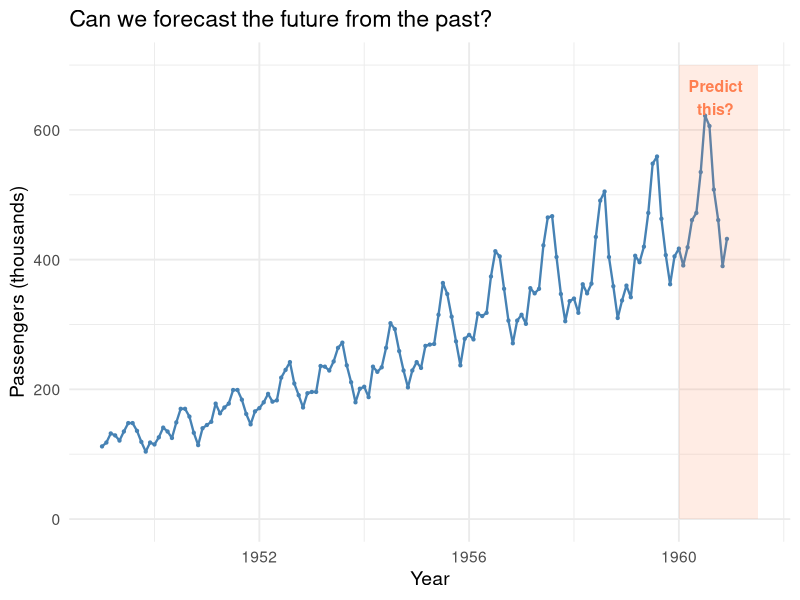
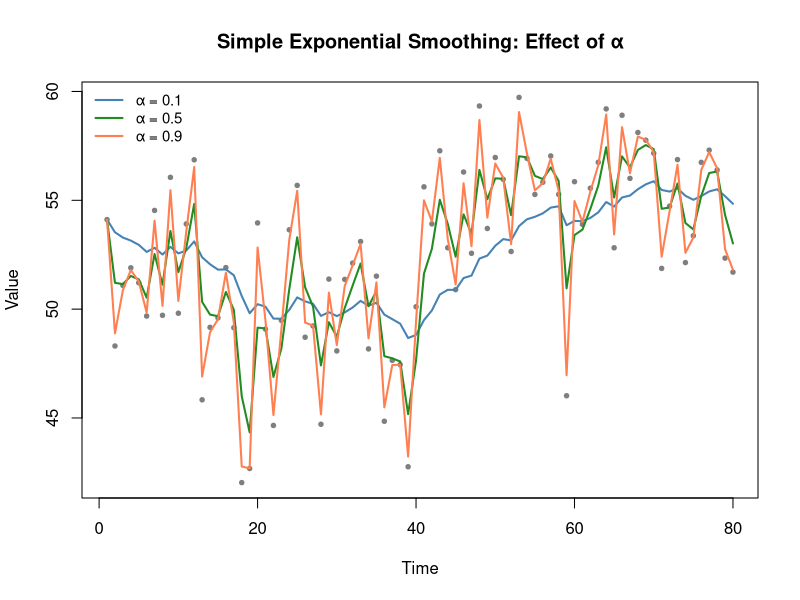
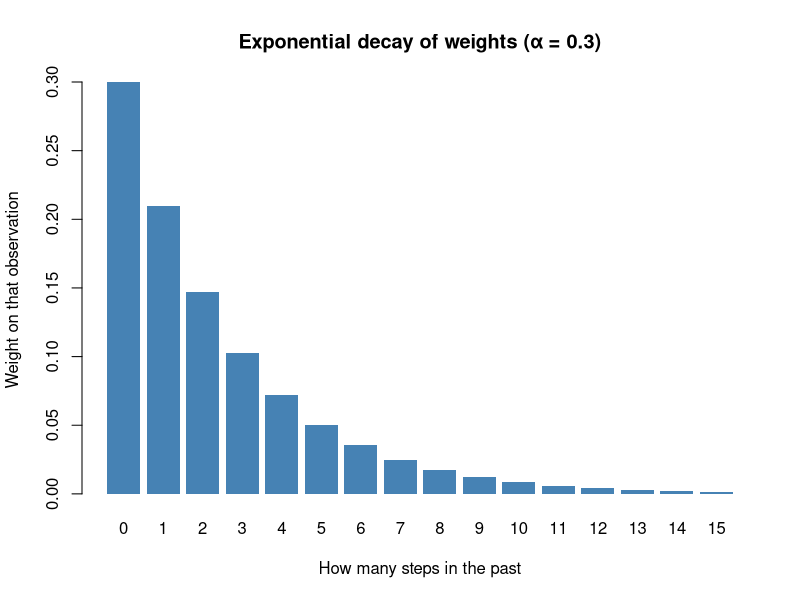
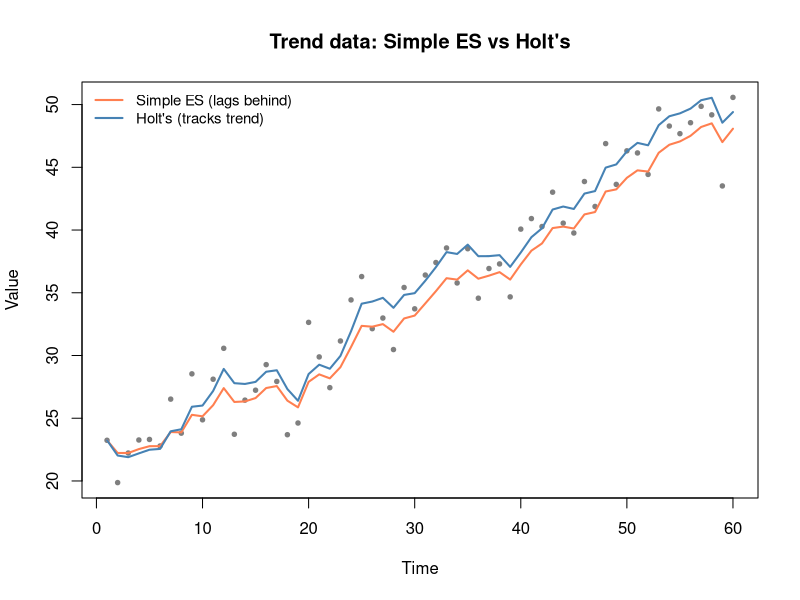
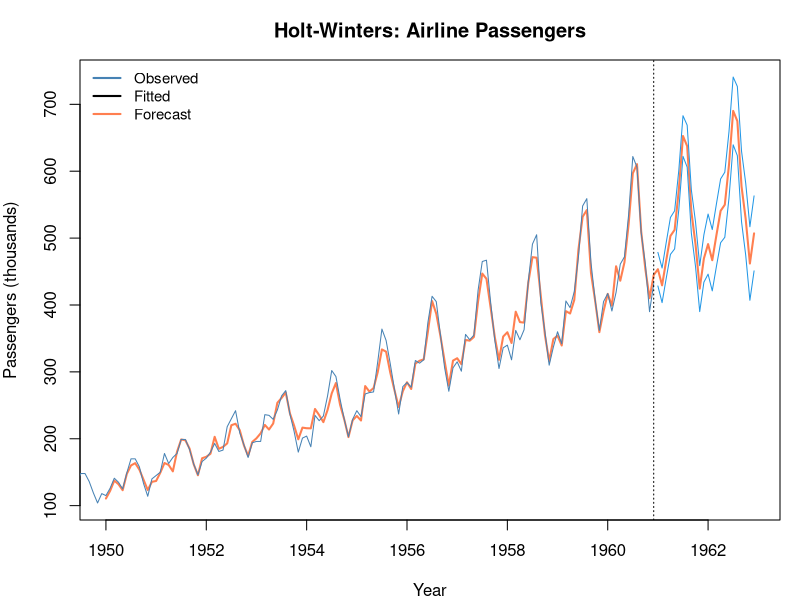
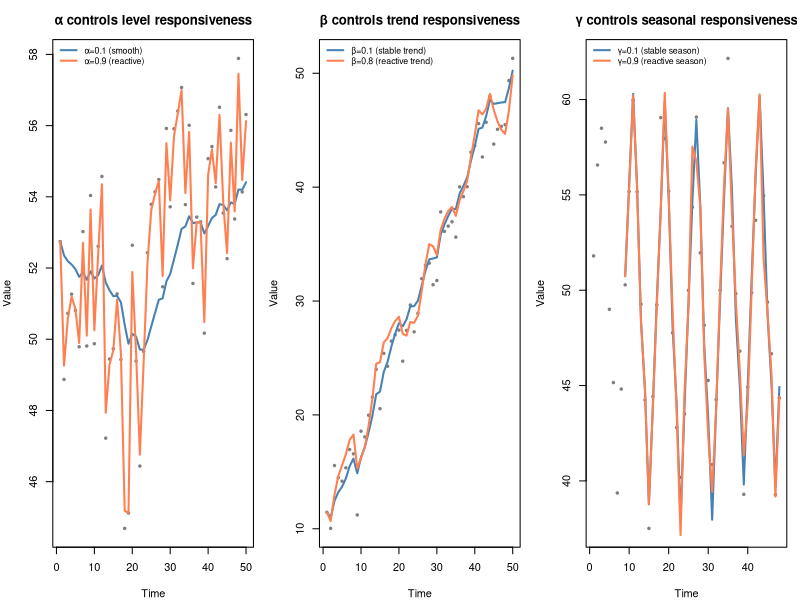
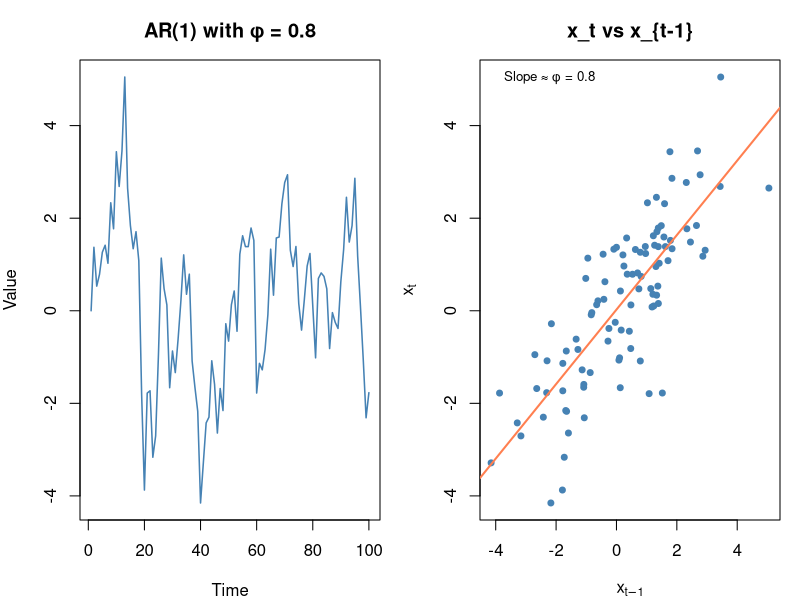
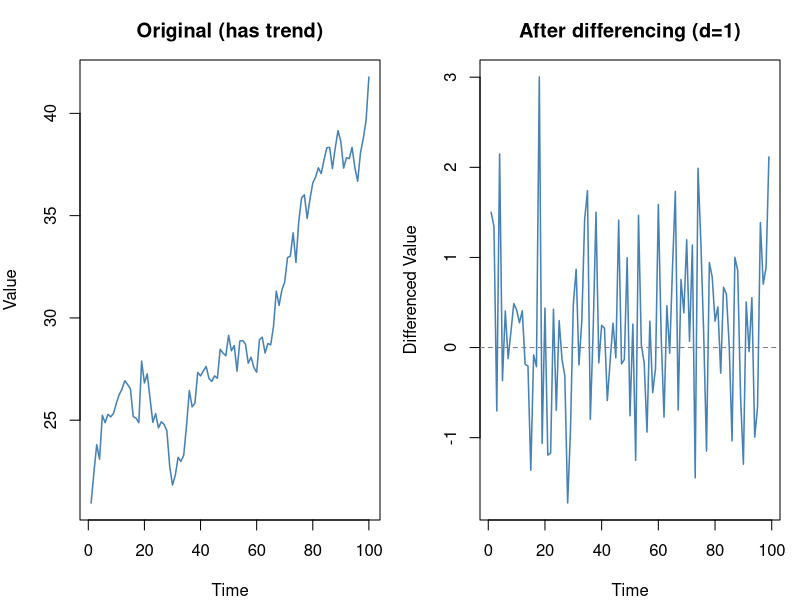

Write the R code that produced these figures, in order.
## ---- chunk 1
#| label: plot-time-series-intro
#| fig-cap: "Monthly airline passengers — a clear trend and seasonal pattern. What comes next?"

library(ggplot2)

# Classic airline passengers dataset
ap <- AirPassengers
df_ap <- data.frame(
  time = as.numeric(time(ap)),
  passengers = as.numeric(ap)
)

ggplot(df_ap, aes(time, passengers)) +
  geom_line(linewidth = 0.8, color = "steelblue") +
  geom_point(size = 0.8, color = "steelblue") +
  annotate("rect", xmin = 1960, xmax = 1961.5, ymin = 0, ymax = 700,
           fill = "coral", alpha = 0.15) +
  annotate("text", x = 1960.7, y = 650, label = "Predict\nthis?",
           color = "coral", fontface = "bold", size = 4) +
  theme_minimal(base_size = 14) +
  labs(x = "Year", y = "Passengers (thousands)",
       title = "Can we forecast the future from the past?")
## ---- chunk 2
#| label: plot-ses-alpha
#| fig-cap: "High alpha follows every wiggle. Low alpha smooths through the noise."

set.seed(42)

# Simulated data with a level shift
n <- 80
x <- c(rnorm(40, 50, 3), rnorm(40, 55, 3))
time <- 1:n

# Compute SES for different alphas
ses <- function(x, alpha) {
  s <- numeric(length(x))
  s[1] <- x[1]
  for (t in 2:length(x)) {
    s[t] <- alpha * x[t] + (1 - alpha) * s[t - 1]
  }
  s
}

alphas <- c(0.1, 0.5, 0.9)
colors <- c("steelblue", "forestgreen", "coral")

plot(time, x, pch = 19, cex = 0.6, col = "gray50",
  main = "Simple Exponential Smoothing: Effect of α",
  xlab = "Time", ylab = "Value")

for (i in seq_along(alphas)) {
  lines(time, ses(x, alphas[i]), col = colors[i], lwd = 2)
}

legend("topleft", bty = "n",
  legend = paste0("α = ", alphas),
  col = colors, lwd = 2, cex = 0.9)
## ---- chunk 3
#| label: plot-exponential-weights
#| fig-cap: "Past observations receive exponentially decaying weights"

alpha <- 0.3
lags <- 0:15
weights <- alpha * (1 - alpha)^lags

barplot(weights, names.arg = lags,
  col = "steelblue", border = NA,
  xlab = "How many steps in the past",
  ylab = "Weight on that observation",
  main = paste0("Exponential decay of weights (α = ", alpha, ")"))
## ---- chunk 4
#| label: plot-holt
#| fig-cap: "Simple ES lags behind the trend. Holt's method tracks it."

set.seed(42)
n <- 60
x_trend <- 20 + 0.5 * (1:n) + rnorm(n, 0, 2)

# Simple ES
s_simple <- ses(x_trend, 0.3)

# Holt's method (manual)
alpha_h <- 0.3
beta_h <- 0.2
S <- numeric(n)
Tr <- numeric(n)
S[1] <- x_trend[1]
Tr[1] <- 0

for (t in 2:n) {
  S[t] <- alpha_h * x_trend[t] + (1 - alpha_h) * (S[t - 1] + Tr[t - 1])
  Tr[t] <- beta_h * (S[t] - S[t - 1]) + (1 - beta_h) * Tr[t - 1]
}

forecast_holt <- S + Tr  # one-step-ahead forecast

plot(1:n, x_trend, pch = 19, cex = 0.6, col = "gray50",
  main = "Trend data: Simple ES vs Holt's",
  xlab = "Time", ylab = "Value")
lines(1:n, s_simple, col = "coral", lwd = 2)
lines(1:n, forecast_holt, col = "steelblue", lwd = 2)
legend("topleft", bty = "n",
  legend = c("Simple ES (lags behind)", "Holt's (tracks trend)"),
  col = c("coral", "steelblue"), lwd = 2, cex = 0.9)
## ---- chunk 5
#| label: plot-holt-winters
#| fig-cap: "Holt-Winters captures trend AND seasonality"

# Use AirPassengers — has both trend and seasonality
fit_hw <- HoltWinters(AirPassengers)

# Forecast 24 months ahead
pred_hw <- predict(fit_hw, n.ahead = 24, prediction.interval = TRUE)

par(mar = c(4, 4, 3, 1))
plot(fit_hw, pred_hw,
  main = "Holt-Winters: Airline Passengers",
  xlab = "Year", ylab = "Passengers (thousands)",
  col = "steelblue", col.predicted = "coral", lwd = 2)
legend("topleft", bty = "n",
  legend = c("Observed", "Fitted", "Forecast"),
  col = c("steelblue", "black", "coral"), lwd = 2, cex = 0.9)
## ---- chunk 6
#| label: plot-parameter-summary
#| fig-cap: "What each smoothing parameter controls"

par(mfrow = c(1, 3), mar = c(4, 4, 3, 1))

set.seed(42)
n2 <- 50

# Alpha demo: level data with a jump
x_level <- c(rnorm(25, 50, 2), rnorm(25, 55, 2))
plot(1:n2, x_level, pch = 19, cex = 0.5, col = "gray50",
  main = "α controls level responsiveness",
  xlab = "Time", ylab = "Value")
lines(1:n2, ses(x_level, 0.1), col = "steelblue", lwd = 2)
lines(1:n2, ses(x_level, 0.9), col = "coral", lwd = 2)
legend("topleft", bty = "n", cex = 0.8,
  legend = c("α=0.1 (smooth)", "α=0.9 (reactive)"),
  col = c("steelblue", "coral"), lwd = 2)

# Beta demo: trending data
x_tr <- 10 + 0.8 * (1:n2) + rnorm(n2, 0, 2)
# Low beta
S1 <- Tr1 <- S2 <- Tr2 <- numeric(n2)
S1[1] <- S2[1] <- x_tr[1]; Tr1[1] <- Tr2[1] <- 0
for (t in 2:n2) {
  S1[t] <- 0.3 * x_tr[t] + 0.7 * (S1[t-1] + Tr1[t-1])
  Tr1[t] <- 0.1 * (S1[t] - S1[t-1]) + 0.9 * Tr1[t-1]
  S2[t] <- 0.3 * x_tr[t] + 0.7 * (S2[t-1] + Tr2[t-1])
  Tr2[t] <- 0.8 * (S2[t] - S2[t-1]) + 0.2 * Tr2[t-1]
}
plot(1:n2, x_tr, pch = 19, cex = 0.5, col = "gray50",
  main = "β controls trend responsiveness",
  xlab = "Time", ylab = "Value")
lines(1:n2, S1 + Tr1, col = "steelblue", lwd = 2)
lines(1:n2, S2 + Tr2, col = "coral", lwd = 2)
legend("topleft", bty = "n", cex = 0.8,
  legend = c("β=0.1 (stable trend)", "β=0.8 (reactive trend)"),
  col = c("steelblue", "coral"), lwd = 2)

# Gamma demo: seasonal data
x_seas <- 50 + rep(c(0, 5, 10, 5, 0, -5, -10, -5), 6) + rnorm(48, 0, 1.5)
ts_seas <- ts(x_seas, frequency = 8)
fit_lo <- HoltWinters(ts_seas, gamma = 0.1)
fit_hi <- HoltWinters(ts_seas, gamma = 0.9)
plot(1:48, x_seas, pch = 19, cex = 0.5, col = "gray50",
  main = "γ controls seasonal responsiveness",
  xlab = "Time", ylab = "Value")
lines(9:48, fit_lo$fitted[, "xhat"], col = "steelblue", lwd = 2)
lines(9:48, fit_hi$fitted[, "xhat"], col = "coral", lwd = 2)
legend("topleft", bty = "n", cex = 0.8,
  legend = c("γ=0.1 (stable season)", "γ=0.9 (reactive season)"),
  col = c("steelblue", "coral"), lwd = 2)

par(mfrow = c(1, 1))
## ---- chunk 7
#| label: plot-ar-example
#| fig-cap: "AR(1): each value depends on the previous one, plus noise"

set.seed(42)
n3 <- 100

# AR(1) process
ar_data <- numeric(n3)
ar_data[1] <- 0
phi <- 0.8

for (t in 2:n3) {
  ar_data[t] <- phi * ar_data[t - 1] + rnorm(1, 0, 1)
}

par(mfrow = c(1, 2), mar = c(4, 4, 3, 1))

plot(1:n3, ar_data, type = "l", col = "steelblue", lwd = 1.5,
  main = paste0("AR(1) with φ = ", phi),
  xlab = "Time", ylab = "Value")

# Show the relationship: x_t vs x_{t-1}
plot(ar_data[1:(n3-1)], ar_data[2:n3],
  pch = 19, cex = 0.8, col = "steelblue",
  main = "x_t vs x_{t-1}",
  xlab = expression(x[t-1]), ylab = expression(x[t]))
abline(lm(ar_data[2:n3] ~ ar_data[1:(n3-1)]), col = "coral", lwd = 2)
legend("topleft", bty = "n", cex = 0.8,
  legend = paste0("Slope ≈ φ = ", round(cor(ar_data[1:(n3-1)], ar_data[2:n3]), 2)))

par(mfrow = c(1, 1))
## ---- chunk 8
#| label: plot-differencing
#| fig-cap: "Differencing removes trend, making the data stationary"

# Trending data
x_trended <- 20 + 0.3 * (1:n3) + cumsum(rnorm(n3, 0, 1))
x_diffed <- diff(x_trended)

par(mfrow = c(1, 2), mar = c(4, 4, 3, 1))

plot(1:n3, x_trended, type = "l", col = "steelblue", lwd = 1.5,
  main = "Original (has trend)",
  xlab = "Time", ylab = "Value")

plot(1:(n3-1), x_diffed, type = "l", col = "steelblue", lwd = 1.5,
  main = "After differencing (d=1)",
  xlab = "Time", ylab = "Differenced Value")
abline(h = 0, lty = 2, col = "gray50")

par(mfrow = c(1, 1))
## ---- chunk 9
#| label: plot-arima-fit
#| fig-cap: "ARIMA automatically selects p, d, q and forecasts ahead"

# Fit ARIMA to airline passengers
fit_arima <- arima(AirPassengers, order = c(1, 1, 1),
                   seasonal = list(order = c(1, 1, 1), period = 12))

# Forecast
pred_arima <- predict(fit_arima, n.ahead = 24)

par(mar = c(4, 4, 3, 1))
ts.plot(AirPassengers, pred_arima$pred,
  col = c("steelblue", "coral"), lwd = c(1.5, 2),
  main = "ARIMA Forecast: Airline Passengers",
  ylab = "Passengers (thousands)")

# Confidence interval
upper <- pred_arima$pred + 1.96 * pred_arima$se
lower <- pred_arima$pred - 1.96 * pred_arima$se
time_pred <- time(pred_arima$pred)
polygon(c(time_pred, rev(time_pred)), c(upper, rev(lower)),
  col = adjustcolor("coral", 0.2), border = NA)

legend("topleft", bty = "n",
  legend = c("Observed", "Forecast", "95% CI"),
  col = c("steelblue", "coral", adjustcolor("coral", 0.3)),
  lwd = c(2, 2, 8), cex = 0.9)
## ---- chunk 10
#| label: plot-garch-concept
#| fig-cap: "Volatility clusters: calm periods and turbulent periods alternate"

set.seed(42)

# Simulate GARCH-like data
n4 <- 300
returns <- numeric(n4)
vol <- numeric(n4)
omega <- 0.1
alpha_g <- 0.15
beta_g <- 0.8

vol[1] <- 1
returns[1] <- rnorm(1, 0, sqrt(vol[1]))

for (t in 2:n4) {
  vol[t] <- omega + alpha_g * returns[t-1]^2 + beta_g * vol[t-1]
  returns[t] <- rnorm(1, 0, sqrt(vol[t]))
}

par(mfrow = c(2, 1), mar = c(3, 4, 3, 1))

plot(1:n4, returns, type = "l", col = "steelblue", lwd = 0.8,
  main = "Simulated Returns (notice: calm and turbulent clusters)",
  ylab = "Return", xlab = "")

plot(1:n4, sqrt(vol), type = "l", col = "coral", lwd = 1.5,
  main = "True Volatility (what GARCH estimates)",
  ylab = "Volatility (σ)", xlab = "Time")

par(mfrow = c(1, 1))
